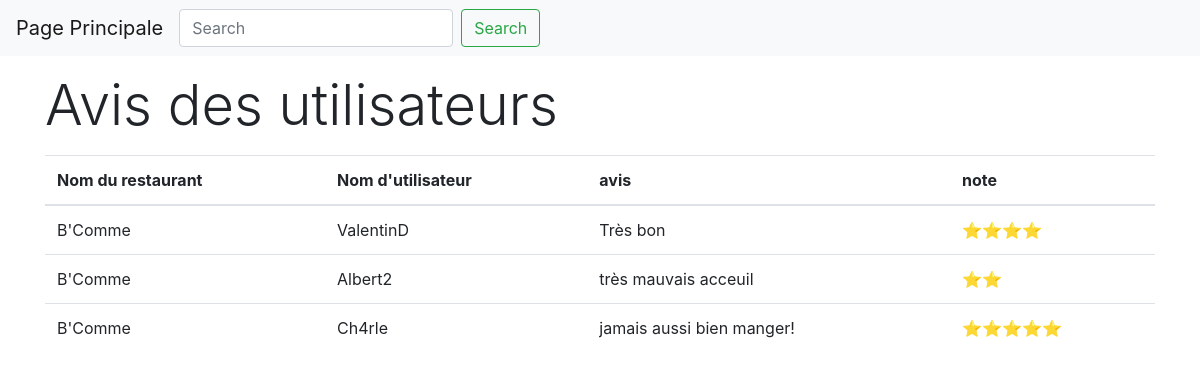
Page /Projet1.0/avis.php on the earlier database version.
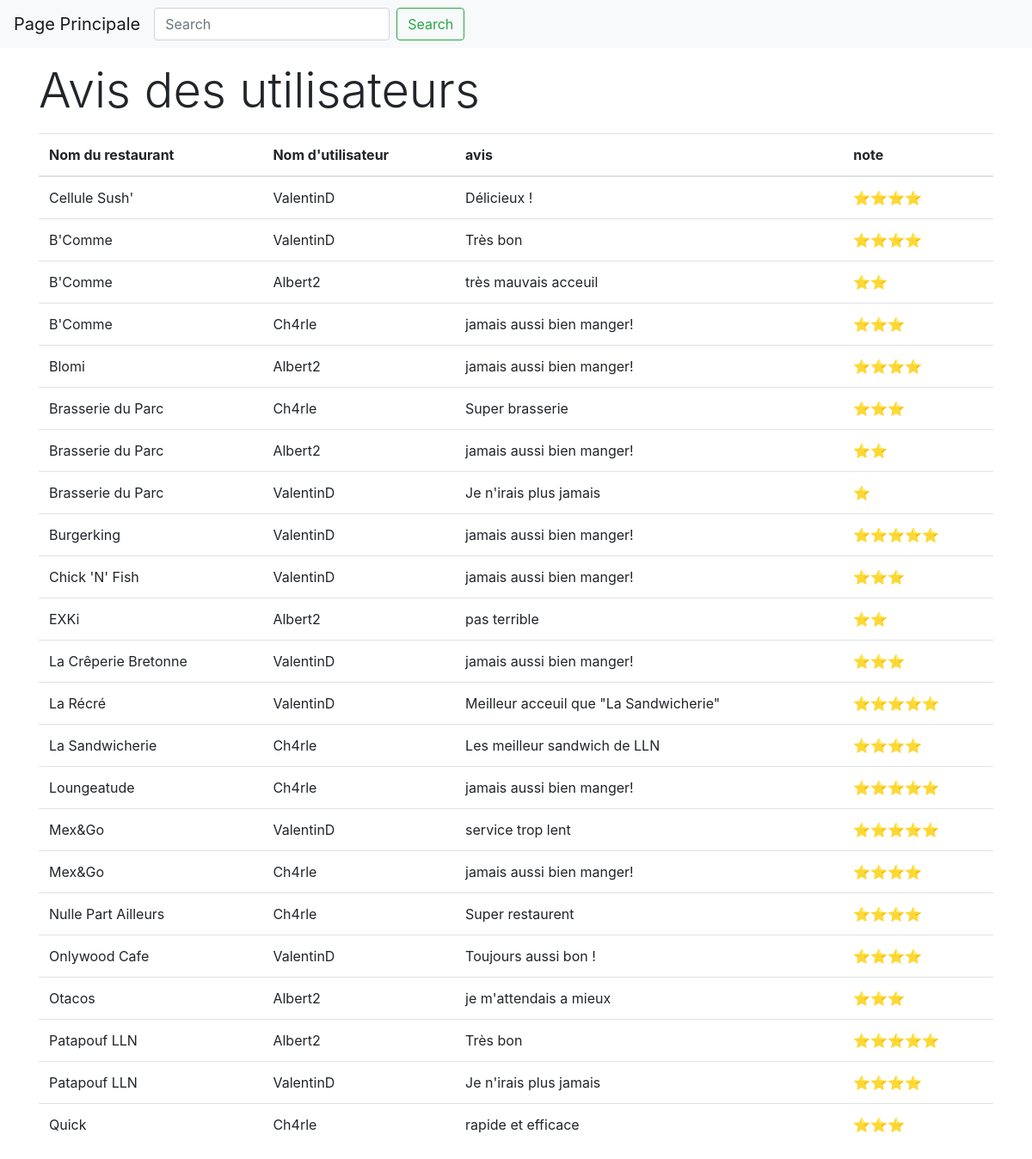
Same page on the later database version.
### tables this page shows
CREATE TABLE IF NOT EXISTS `avis` (
  `ID_avis` int(11) NOT NULL AUTO_INCREMENT,
  `pseudo_user` varchar(20) NOT NULL,
  `name_rest` varchar(120) NOT NULL,
  `note` smallint(6) NOT NULL,
  `avis` text NOT NULL,
  PRIMARY KEY (`ID_avis`),
  KEY `ID_rest` (`name_rest`),
  KEY `lien id-user` (`pseudo_user`)
);

### Projet1.0/avis.php (the view, shortened to what this page needs)
<?php
require 'partials/header_avis.php';
require 'src/tools.php';
$dbh = connect();
if (!isset($_GET['search'])) {
    $sql = "SELECT s.ID_avis, s.name_rest,s.avis, s.note,s.pseudo_user
    FROM avis s
    order by name_rest";
    $result = $dbh->prepare($sql);
}
$result->execute();
$websites = $result->fetchAll()
?>
    <main class="container">
        <section id="listing">
            <h3 class="display-4 my-3">Avis des utilisateurs</h3>
            <div class="row">
                <div class="col-md-12">
                    <?php if (count($websites)) : ?>
                        <table class="table table-hover">
                            <thead>
                            <tr>
                                <th>Nom du restaurant</th>
                                <th>Nom d'utilisateur</th>
                                <th>avis</th>
                                <th>note</th>
                            </tr>
                            </thead>
                            <tbody>
                            <?php foreach ($websites as $website) : ?>
                                <tr>
                                    <td><?= $website->name_rest ?></td>
                                    <td><?= $website->pseudo_user ?></td>
                                    <td><?= $website->avis ?></td>
                                    <td><?= stars($website->note) ?></td>
                                </tr>
                            <?php endforeach; ?>
                            </tbody>
                        </table>
                    <?php else: ?>
                        <h3>Aucun enregistrement pour <?= $_GET['search'] ?></h3>
                    <?php endif; ?>
                </div>
            </div>
        </section>
    </main>
<?php
require 'partials/footer.php';
?>

### Projet1.0/partials/header_avis.php (shortened to what this page needs)
<!DOCTYPE html>
<html lang="en">
<head>
    <link rel="stylesheet" href="css/icofont.min.css">
    <link rel="stylesheet" href="css/bootstrap.min.css">
</head>
<body>
<header>
    <nav class="navbar navbar-expand-lg navbar-light bg-light">
        <a class="navbar-brand" href="index.php">Page Principale</a>
        <div class="collapse navbar-collapse" id="navbarSupportedContent">
            <form class="form-inline my-2 my-lg-0" action="?" method="get">
                <input class="form-control mr-sm-2" type="search" placeholder="Search" aria-label="Search" name="search" <?php if (isset($_GET['search'])) echo  'value='.$_GET['search'] ?> >
                <button class="btn btn-outline-success my-2 my-sm-0" type="submit">Search</button>
            </form>
        </div>
    </nav>
</header>

### Projet1.0/src/tools.php (shortened to what this page needs)
<?php
function stars($arg) {
    $max = 5;
    $etoiles = '';
    for ($i = 1; $i <= $arg; $i++) {
        $etoiles .= '⭐';
    }
    $nbrEtoileGrise = $max - $arg;
    for ($i = 1; $i <= $nbrEtoileGrise; $i++) {
        $etoiles .= '<i class="icofont-star"></i>';
    }
    return $etoiles;
}

### Projet1.0/partials/footer.php (shortened to what this page needs)
</body>
</html>

Differences in the rows shown:
added avis: name_rest "Cellule Sush'", pseudo_user "ValentinD", avis "Délicieux !", note "⭐⭐⭐⭐"
changed avis (number 4 of 23 on the later page): note "⭐⭐⭐⭐⭐" → "⭐⭐⭐"
added avis: name_rest "Blomi", pseudo_user "Albert2", avis "jamais aussi bien manger!", note "⭐⭐⭐⭐"
added avis: name_rest "Brasserie du Parc", pseudo_user "Ch4rle", avis "Super brasserie", note "⭐⭐⭐"
added avis: name_rest "Brasserie du Parc", pseudo_user "Albert2", avis "jamais aussi bien manger!", note "⭐⭐"
added avis: name_rest "Brasserie du Parc", pseudo_user "ValentinD", avis "Je n'irais plus jamais", note "⭐"
added avis: name_rest "Burgerking", pseudo_user "ValentinD", avis "jamais aussi bien manger!", note "⭐⭐⭐⭐⭐"
added avis: name_rest "Chick 'N' Fish", pseudo_user "ValentinD", avis "jamais aussi bien manger!", note "⭐⭐⭐"
added avis: name_rest "EXKi", pseudo_user "Albert2", avis "pas terrible", note "⭐⭐"
added avis: name_rest "La Crêperie Bretonne", pseudo_user "ValentinD", avis "jamais aussi bien manger!", note "⭐⭐⭐"
added avis: name_rest "La Récré", pseudo_user "ValentinD", avis "Meilleur acceuil que \"La Sandwicherie\"", note "⭐⭐⭐⭐⭐"
added avis: name_rest "La Sandwicherie", pseudo_user "Ch4rle", avis "Les meilleur sandwich de LLN", note "⭐⭐⭐⭐"
added avis: name_rest "Loungeatude", pseudo_user "Ch4rle", avis "jamais aussi bien manger!", note "⭐⭐⭐⭐⭐"
added avis: name_rest "Mex&Go", pseudo_user "ValentinD", avis "service trop lent", note "⭐⭐⭐⭐⭐"
added avis: name_rest "Mex&Go", pseudo_user "Ch4rle", avis "jamais aussi bien manger!", note "⭐⭐⭐⭐"
added avis: name_rest "Nulle Part Ailleurs", pseudo_user "Ch4rle", avis "Super restaurent", note "⭐⭐⭐⭐"
added avis: name_rest "Onlywood Cafe", pseudo_user "ValentinD", avis "Toujours aussi bon !", note "⭐⭐⭐⭐"
added avis: name_rest "Otacos", pseudo_user "Albert2", avis "je m'attendais a mieux", note "⭐⭐⭐"
added avis: name_rest "Patapouf LLN", pseudo_user "Albert2", avis "Très bon", note "⭐⭐⭐⭐⭐"
added avis: name_rest "Patapouf LLN", pseudo_user "ValentinD", avis "Je n'irais plus jamais", note "⭐⭐⭐⭐"
added avis: name_rest "Quick", pseudo_user "Ch4rle", avis "rapide et efficace", note "⭐⭐⭐"
